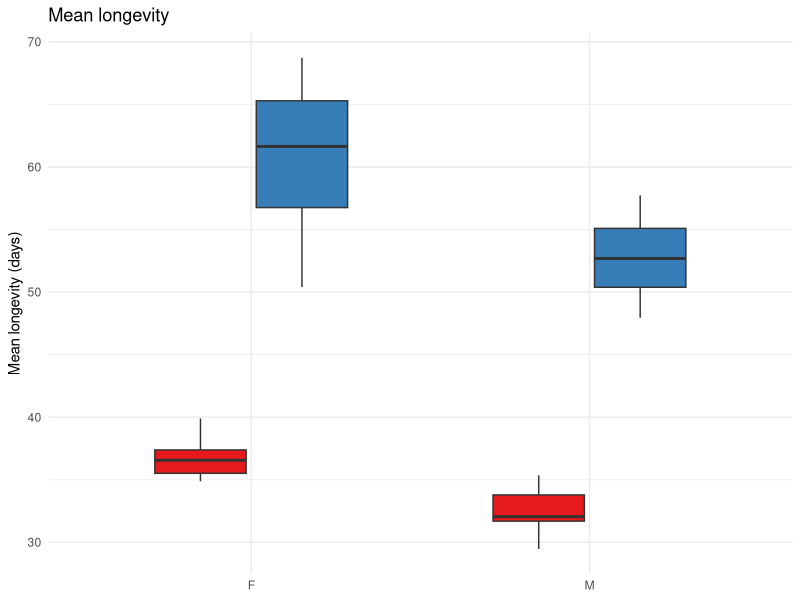

Reproduce this figure in R.
library(readxl)
library(tidyverse)

raw_data <- read_excel("data/phenotypic_data/longevity_gen20-shahrestani-version.xlsx")

raw_data$sign <- NULL
raw_data$Notes <- NULL

days <- as.numeric(colnames(raw_data)[3:ncol(raw_data)])
days <- c(0, days[-1] - days[1])

names(raw_data) <- c("Cage", "Sex", paste0("d",days))

data <- raw_data %>%
  mutate(Cage = str_remove(Cage, " \\(.*\\)"))

data <- data %>%
  group_by(Cage, Sex) %>%
  summarise(across(where(is.numeric), mean), .groups = "drop")

calcs <- data[3:ncol(data)]

total_flies <- rowSums(calcs)


longevity <- sweep(calcs, MARGIN=2, days, `*`)
total_longevity <- rowSums(longevity)

calcs$mean_longevity <- total_longevity / total_flies
calcs$Cage <- data$Cage
calcs <- calcs %>% mutate(
  Regimen = case_when(
    grepl("EB|EBO", Cage) ~ "O-type",
    grepl("CB|CBO", Cage) ~ "B-type",
    TRUE ~ NA_character_
  )
)
calcs <- calcs %>% mutate(
  Ancestry = case_when(
    grepl("CBO|EBO", Cage) ~ "BO",
    grepl("CB|EB", Cage) ~ "B",
    TRUE ~ NA_character_
  )
)
calcs$Sex <- data$Sex
calcs$Replicate <- as.factor(gsub("\\D", "", calcs$Cage))
calcs <- calcs %>% mutate(
  Treatment = case_when(
    grepl("EBO", Cage) ~ "OBO",
    grepl("EB", Cage) ~ "OB",
    grepl("CBO", Cage) ~ "nBO",
    grepl("CB", Cage) ~ "nB",
    TRUE ~ NA_character_
  )
)

calcs$Treatment

longevity_boxplots <- ggplot(calcs, aes(x = Sex, y = mean_longevity, fill = Regimen)) +
  geom_boxplot(outlier.shape = NA, width = 0.6) +
  #geom_jitter(width = 0.2, alpha = 0.3, color = "black") +
  labs(
    title = "Mean longevity",
    x = NULL,
    y = "Mean longevity (days)"
  ) +
  scale_fill_manual(values = c("B-type" = "#E41A1C", "O-type" = "#377EB8")) +
  theme_minimal() +
  theme(legend.position = "none")

longevity_boxplots
